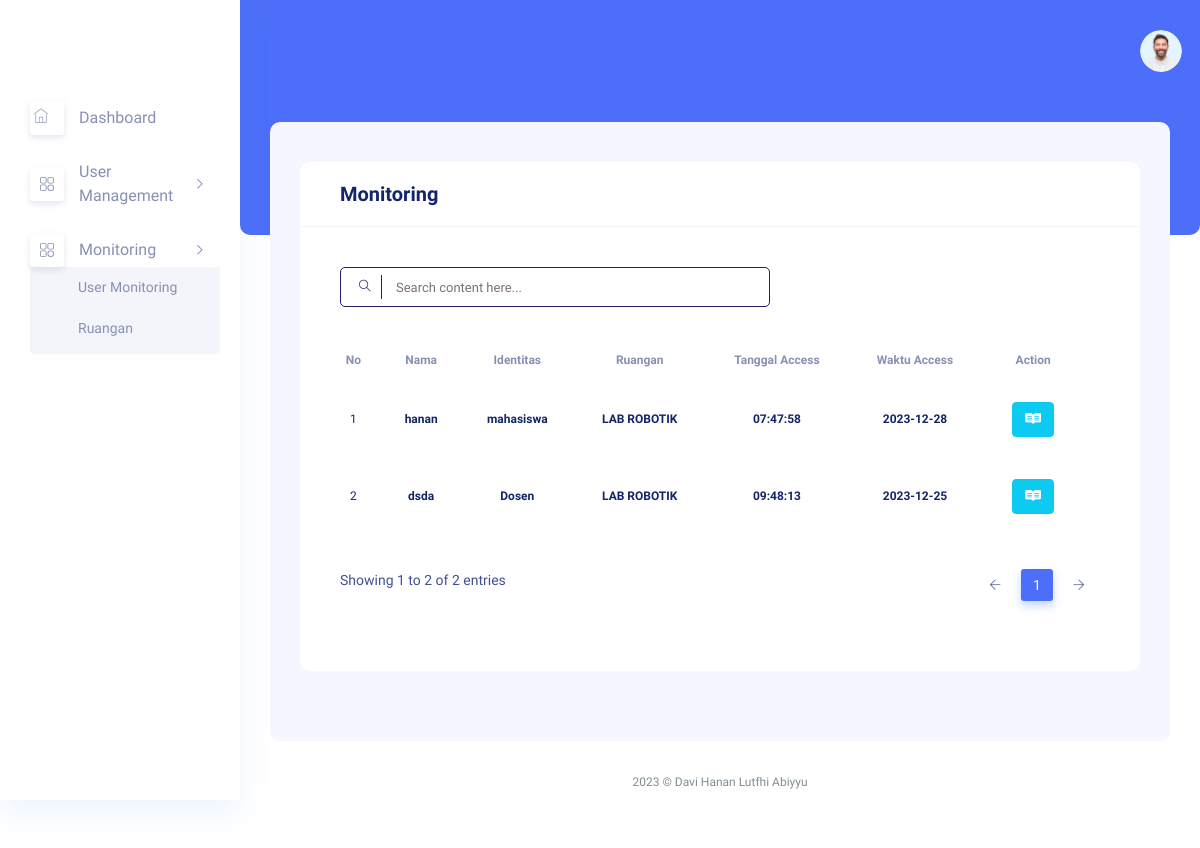
The app's page /index.php/monitoring with its own data.
### tables this page shows
CREATE TABLE `monitoring` (
  `id_monitor` int NOT NULL,
  `rfid_id` char(50) DEFAULT NULL,
  `ruangan_id` varchar(255) DEFAULT NULL,
  `date_request` date DEFAULT NULL,
  `time_request` time DEFAULT NULL
);

CREATE TABLE `user_card` (
  `id` int NOT NULL,
  `id_rfid` char(50) NOT NULL,
  `nama` varchar(255) DEFAULT NULL,
  `identitas` char(20) DEFAULT NULL,
  `edit_by` varchar(255) DEFAULT NULL,
  `status` int DEFAULT NULL,
  `create_date` datetime DEFAULT NULL,
  `edit_date` datetime DEFAULT NULL
);

CREATE TABLE `ruangan` (
  `id_ruangan` char(50) NOT NULL,
  `nama_ruangan` varchar(50) DEFAULT NULL,
  `edit_by` varchar(50) DEFAULT NULL,
  `date_created` datetime DEFAULT NULL,
  `date_edit` datetime DEFAULT NULL
);

### application/controllers/monitoring.php (called while the page is built, shortened)
<?php
class Monitoring extends CI_Controller
{
	public function __construct()
	{
		$this->load->model('M_monitoring');
	}
	public function index()
	{
		$data['title'] = 'Monitoring';
		$data['card_monitoring'] = $this->M_monitoring->get_all_monitoring();
		$this->load->view('template/header.php', $data);
		$this->load->view('template/navbar.php', $data);
		$this->load->view('monitoring/monitoring.php', $data);
		$this->load->view('template/footer.php');
	}
}

### index.php (called while the page is built, shortened)
<?php
require_once BASEPATH.'core/CodeIgniter.php';

### application/models/m_monitoring.php (called while the page is built, shortened)
<?php
class M_monitoring extends CI_Model
{
    public function get_all_monitoring() {
        $this->db->select('*');
        $this->db->from('monitoring');
        $this->db->join('ruangan', 'ruangan_id = id_ruangan');
        $this->db->join('user_card', 'rfid_id = id_rfid');
        $query = $this->db->get();
        return $query->result_array();
    }
}

### application/views/monitoring/monitoring.php (the view, shortened to what this page needs)
<div class="main_content_iner">
  <div class="container-fluid p-0">
    <div class="row justify-content-center">
      <div class="col-lg-12">
        <div class="white_card card_height_100 mb_30">
          <div class="white_card_header">
            <div class="box_header m-0">
              <div class="main-title">
                <h4 class="m-0"><?= $title ?></h4>
              </div>
            </div>
          </div>
          <div class="white_card_body">
            <div class="QA_section">
              <div class="white_box_tittle list_header">
                <div class="box_right d-flex lms_block">
                  <div class="serach_field_2">
                    <div class="search_inner">
                      <form Active="#">
                        <div class="search_field">
                          <input type="text" id="searchInput" placeholder="Search content here..." />
                        </div>
                        <button type="submit">
                          <i class="ti-search"></i>
                        </button>
                      </form>
                    </div>
                  </div>
                </div>
              </div>
              <div class="QA_table mb_30">
                <table class="table lms_table_active">
                  <thead>
                    <tr style="text-align: center;">
                      <th scope="col">no</th>
                      <th scope="col">Nama</th>
                      <th scope="col">Identitas</th>
                      <th scope="col">Ruangan</th>
                      <th scope="col">Tanggal Access</th>
                      <th scope="col">Waktu Access</th>
                      <th scope="col">Action</th>
                    </tr>
                  </thead>
                  <tbody>
                    <?php foreach ($card_monitoring as $i => $cm) : ?>
                      <tr class="tableRow" style="text-align: center;">
                        <th scope="row">
                          <?= $i + 1 ?></a>
                        </th>
                        <td><?= $cm['nama'] ?></td>
                        <td><?= $cm['identitas'] ?></td>
                        <td><?= $cm['nama_ruangan'] ?></td>
                        <td><?= $cm['time_request'] ?></td>
                        <td><?= $cm['date_request'] ?></td>
                        <td>
                          <a href="#" class="btn btn-info m-2"><i class="fa-brands fa-readme" style="color: #fff;"></i></a>
                        </td>
                      </tr>
                    <?php endforeach; ?>
                  </tbody>
                </table>
              </div>
            </div>
          </div>
        </div>
      </div>
    </div>
  </div>
</div>

### application/views/template/header.php (shortened to what this page needs)
<!DOCTYPE html>
<html lang="zxx">
<head>
  <link rel="stylesheet" href="<?= base_url("assets/") ?>css/bootstrap1.min.css" />
  <link rel="stylesheet" href="<?= base_url("assets/") ?>vendors/themefy_icon/themify-icons.css" />
  <link rel="stylesheet" href="<?= base_url("assets/") ?>vendors/niceselect/css/nice-select.css" />
  <link rel="stylesheet" href="<?= base_url("assets/") ?>vendors/owl_carousel/css/owl.carousel.css" />
  <link rel="stylesheet" href="<?= base_url("assets/") ?>vendors/gijgo/gijgo.min.css" />
  <link rel="stylesheet" href="<?= base_url("assets/") ?>vendors/font_awesome/css/all.min.css" />
  <link rel="stylesheet" href="<?= base_url("assets/") ?>vendors/tagsinput/tagsinput.css" />
  <link rel="stylesheet" href="<?= base_url("assets/") ?>vendors/datepicker/date-picker.css" />
  <link rel="stylesheet" href="<?= base_url("assets/") ?>vendors/scroll/scrollable.css" />
  <link rel="stylesheet" href="<?= base_url("assets/") ?>vendors/datatable/css/jquery.dataTables.min.css" />
  <link rel="stylesheet" href="<?= base_url("assets/") ?>vendors/datatable/css/responsive.dataTables.min.css" />
  <link rel="stylesheet" href="<?= base_url("assets/") ?>vendors/datatable/css/buttons.dataTables.min.css" />
  <link rel="stylesheet" href="<?= base_url("assets/") ?>vendors/text_editor/summernote-bs4.css" />
  <link rel="stylesheet" href="<?= base_url("assets/") ?>vendors/morris/morris.css" />
  <link rel="stylesheet" href="<?= base_url("assets/") ?>vendors/material_icon/material-icons.css" />
  <link rel="stylesheet" href="<?= base_url("assets/") ?>vendors/fontawesome-free-6.5.0-web/css/all.min.css">
  <link rel="stylesheet" href="<?= base_url("assets/") ?>css/metisMenu.css" />
  <link rel="stylesheet" href="<?= base_url("assets/") ?>css/style1.css" />
  <link rel="stylesheet" href="<?= base_url("assets/") ?>css/colors/default.css" id="colorSkinCSS" />
</head>

### application/views/template/navbar.php (shortened to what this page needs)
<body class="crm_body_bg">
  <nav class="sidebar vertical-scroll ps-container ps-theme-default ps-active-y">
    <div class="logo d-flex justify-content-between">
    </div>
    <ul id="sidebar_menu">
      <li class="<?= $title == 'Dashboard' || $title == 'Dashboard' ? 'mm-active' : '' ?>">
        <a href="<?= base_url("Dashboard"); ?>" aria-expanded="false">
          <div class="icon_menu">
            <i class="ti-home"></i>
          </div>
          <span style="<?= $title == 'Dashboard' || $title == 'Dashboard' ? 'color: #33476c;' : '' ?>">Dashboard</span>
        </a>
      </li>
      <li class="<?= $title == 'User Card' || $title == 'User Card' ? 'mm-active' : '' ?>">
        <a class="has-arrow" href="#" aria-expanded="false">
          <div class="icon_menu">
            <img src="<?= base_url("assets/"); ?>img/menu-icon/2.svg" alt />
          </div>
          <span <?= $title == 'User Card' || $title == 'User Management' ? 'color: #33476c;' : '' ?>>User Management</span>
        </a>
      </li>
      <li class="<?= $title == 'Monitoring' || $title == 'Monitoring' ? 'mm-active' : '' ?>">
        <a class="has-arrow" href="#" aria-expanded="false">
          <div class="icon_menu">
            <img src="<?= base_url("assets/"); ?>img/menu-icon/2.svg" alt />
          </div>
          <span <?= $title == 'Monitoring' || $title == 'Monitoring' ? 'color: #33476c;' : '' ?>>Monitoring</span>
        </a>
        <ul <?= $title == 'Monitoring' || $title == 'Monitoring' || $title == 'Ruangan' ? 'mm-collapse mm-show' : 'mm-collapse' ?>>
          <li><a <?= $title == 'Monitoring' || $title == 'Monitoring' ? 'color: #33476c;' : '' ?> href="<?= base_url('Monitoring/'); ?>">User Monitoring</a></li>
          <li><a <?= $title == 'Ruangan' || $title == 'Monitoring' ? 'color: #33476c;' : '' ?> href="<?= base_url('Monitoring/ruangan'); ?>">Ruangan</a></li>
        </ul>
      </li>
    </ul>
  </nav>
  <section class="main_content dashboard_part large_header_bg">
    <div class="container-fluid g-0">
      <div class="row">
        <div class="col-lg-12 p-0">
          <div class="header_iner d-flex justify-content-between align-items-center">
            <div class="header_right d-flex justify-content-end align-items-center flex-grow-1">
              <div class="profile_info">
                <img src="<?= base_url("assets/"); ?>img/client_img.png" alt="#" />
              </div>
            </div>
          </div>
        </div>
      </div>

### application/views/template/footer.php (shortened to what this page needs)
<div class="footer_part">
    <div class="container-fluid">
        <div class="row">
            <div class="col-lg-12">
                <div class="footer_iner text-center">
                    <p>
                        2023 © Davi Hanan Lutfhi Abiyyu
                    </p>
                </div>
            </div>
        </div>
    </div>
</div>
</section>
</body>
</html>

### assets/css/metisMenu.css (style rules this page uses)
.metismenu .has-arrow { position: relative; }
.metismenu .has-arrow::after { position: absolute; content: ""; transform: rotate(-90deg) translate(0, -50%); transform-origin: top; top: 50%; transition: all 0.3s ease-out; right: 40px; content: "\e64b"; font-family: themify; color: #a5adc6; font-weight: 600; font-size: 14px; }
.metismenu .mm-active > .has-arrow::after, .metismenu .has-arrow[aria-expanded="true"]::after { transform: rotate(180deg) translate(0, -50%); }

### records on screen
monitoring: user_card.nama "hanan", user_card.identitas "mahasiswa", ruangan.nama_ruangan "LAB ROBOTIK", time_request "07:47:58", date_request "2023-12-28"
monitoring: user_card.nama "dsda", user_card.identitas "Dosen", ruangan.nama_ruangan "LAB ROBOTIK", time_request "09:48:13", date_request "2023-12-25"

### other values on screen
$title "Monitoring"
